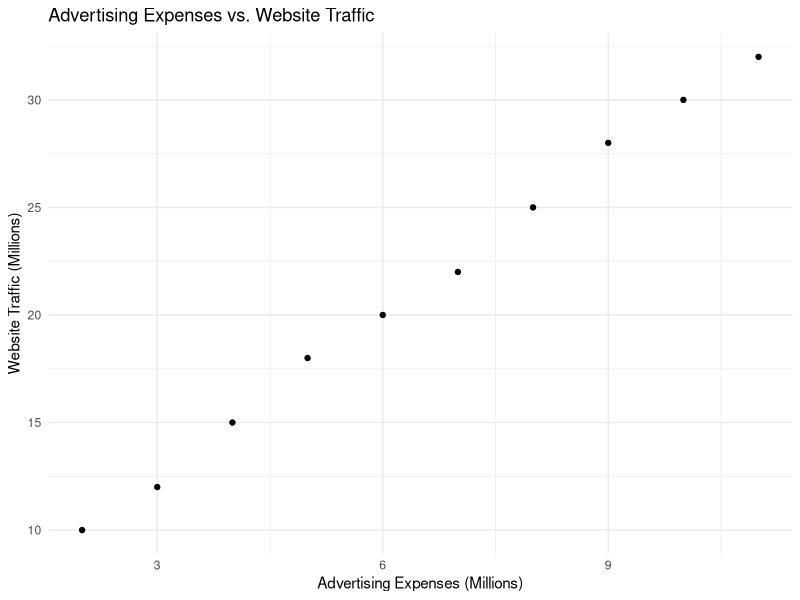
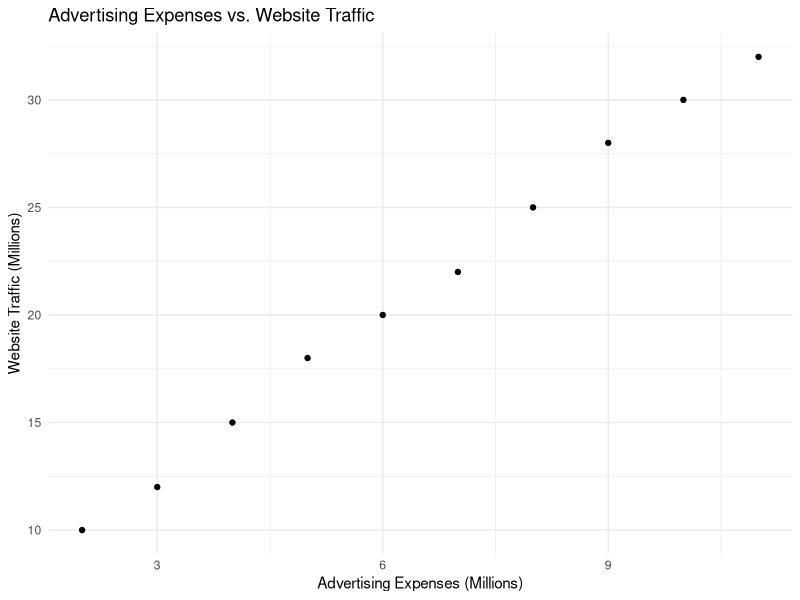

These charts were generated, in order, by the following R code:
library(ggplot2)

# Read the CSV file
data <- read.csv("advertising_traffic_data.csv")

# Create the scatter plot with the new heading
ggplot(data, aes(x = Advertising_Expenses, y = Website_Traffic)) +
  geom_point() +
  labs(title = "Advertising Expenses vs. Website Traffic", x = "Advertising Expenses (Millions)", y = "Website Traffic (Millions)") +
  theme_minimal()

ggsave("advertising-traffic-scatter-plot.jpg", last_plot())

